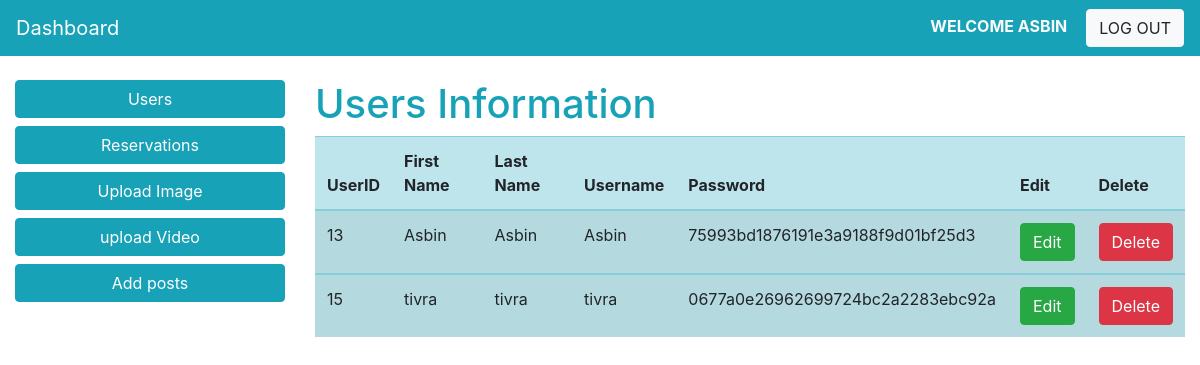
/admin/users.php (signed in), run on the app's committed database.
### tables this page shows
CREATE TABLE `users` (
  `id` int(10) NOT NULL,
  `first_name` varchar(50) NOT NULL,
  `last_name` varchar(50) NOT NULL,
  `username` varchar(100) NOT NULL,
  `password` varchar(250) NOT NULL
);

### admin/users.php (the view, shortened to what this page needs)
<?php
if (!isset($_SESSION['username'])) {
    header("location:index.php");
} else {
    ?>
    <!doctype html>
    <html lang="en">
    <head>
        <link rel="stylesheet" href="https://stackpath.bootstrapcdn.com/bootstrap/4.3.1/css/bootstrap.min.css"
>
    </head>
    <body>
        <nav class="navbar navbar-expand-sm navbar-dark bg-info">
            <a class="navbar-brand" href="main.php">Dashboard</a>
            <div class="collapse navbar-collapse" id="collapsibleNavId">
                <ul class="form-inline my-2 my-lg-0">
                    <strong class="text text-light text-uppercase">Welcome
                        <?php echo $_SESSION['username']; ?> &nbsp &nbsp
                        <a href="logout.php" class="btn btn-light">Log out </a>
                    </strong>
                </ul>
            </div>
        </nav>
        <div class="container-fluid mt-4">
            <div class="row">
                <div class="col-md-3 ">
                <a href="users.php" class="btn btn-info btn-block">Users</a>
                    <a href="reservation.php" class="btn btn-info btn-block">Reservations</a>
                    <a href="upload-image.php" class="btn btn-info btn-block">Upload Image</a>
                    <a href="upload-video.php" class="btn btn-info btn-block">upload Video</a>
                    <a href="add-post.php" class="btn btn-info btn-block">Add posts</a>
                </div>
                <div class="col-md-9">
                    <h1 class="text-info">Users Information </h1>
                    <table class="table table-border table-info table-hover table-striped">
                        <thead>
                            <th>UserID</th>
                            <th>First Name</th>
                            <th>Last Name</th>
                            <th>Username</th>
                            <th>Password</th>
                            <th>Edit</th>
                            <th>Delete</th>
                        </thead>
                        <?php
                        include "../connection.php";
                        $query = "select * from users";
                        $run = mysqli_query($conn, $query);
                        while ($row = mysqli_fetch_array($run)) {
                            $a = $row['id'];
                            $b = $row['first_name'];
                            $c = $row['last_name'];
                            $d = $row['username'];
                            $e = $row['password'];
                            ?>
                            <tbody class="table-striped ">
                                <td>
                                    <?php echo $a; ?>
                                </td>
                                <td>
                                    <?php echo $b; ?>
                                </td>
                                <td>
                                    <?php echo $c; ?>
                                </td>
                                <td>
                                    <?php echo $d; ?>
                                </td>
                                <td>
                                    <?php echo $e; ?>
                                </td>
                                <td>
                                    <a href="edit.php?id=<?php echo $a; ?> &fname=<?php echo $b;?> &lname=<?php echo $c ?> &username=<?php echo $d ?> &password=<?php echo $e ?>" class="btn btn-success">Edit</a>
                                </td>
                                <td>
                                    <a href="delete.php?id=<?php echo $a; ?>" class="btn btn-danger">Delete</a>
                                </td>
                            </tbody>
                        <?php
                        }
                        ?>
                    </table>
                </div>
            </div>
        </div>
    </body>
    </html>
    <?php
}
?>

### data on the page
users: id "13", first_name "Asbin", last_name "Asbin", username "Asbin", password "75993bd1876191e3a9188f9d01bf25d3"
users: id "15", first_name "tivra", last_name "tivra", username "tivra", password "0677a0e26962699724bc2a2283ebc92a"

### other printed values
$_SESSION['username'] "ASBIN"
